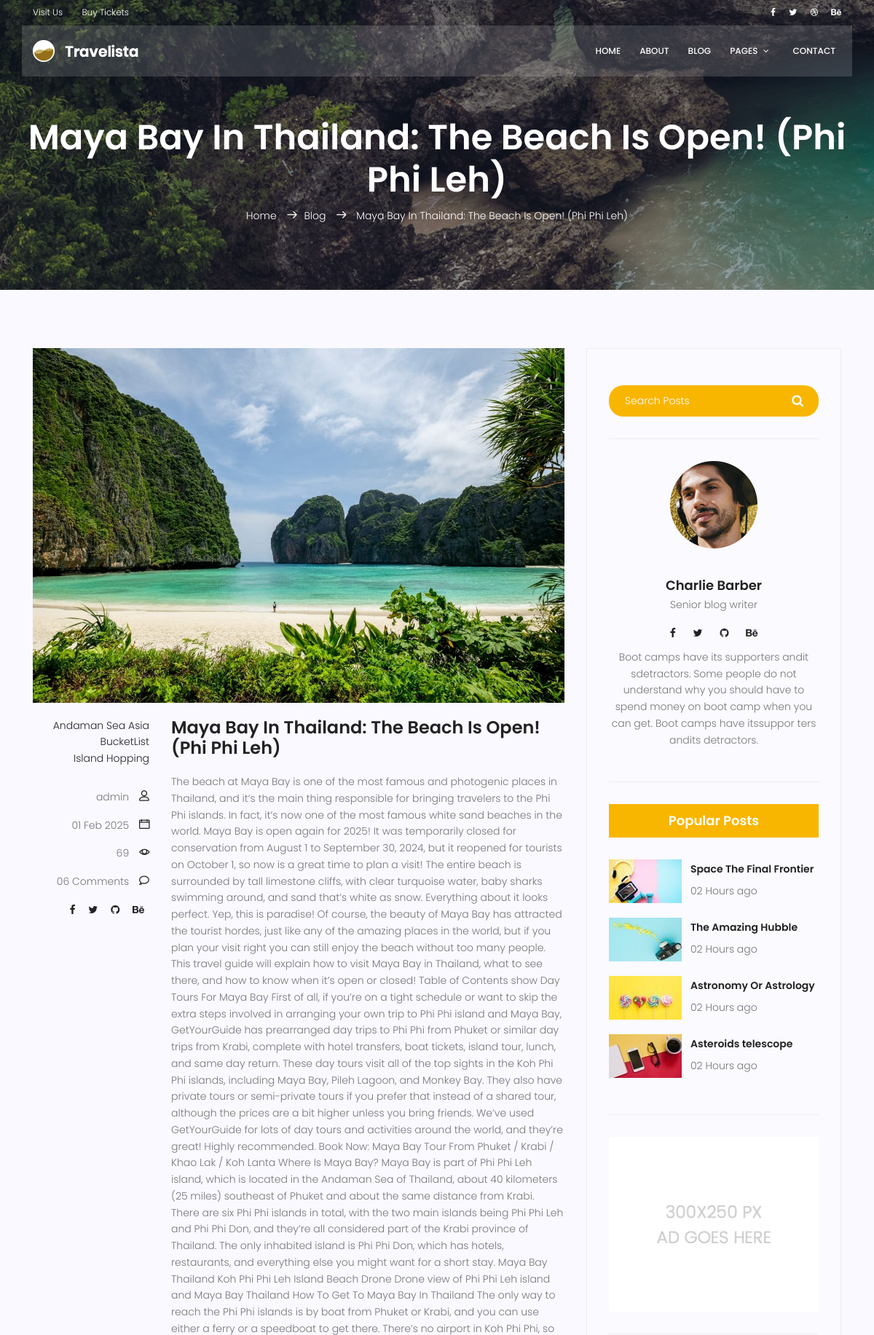
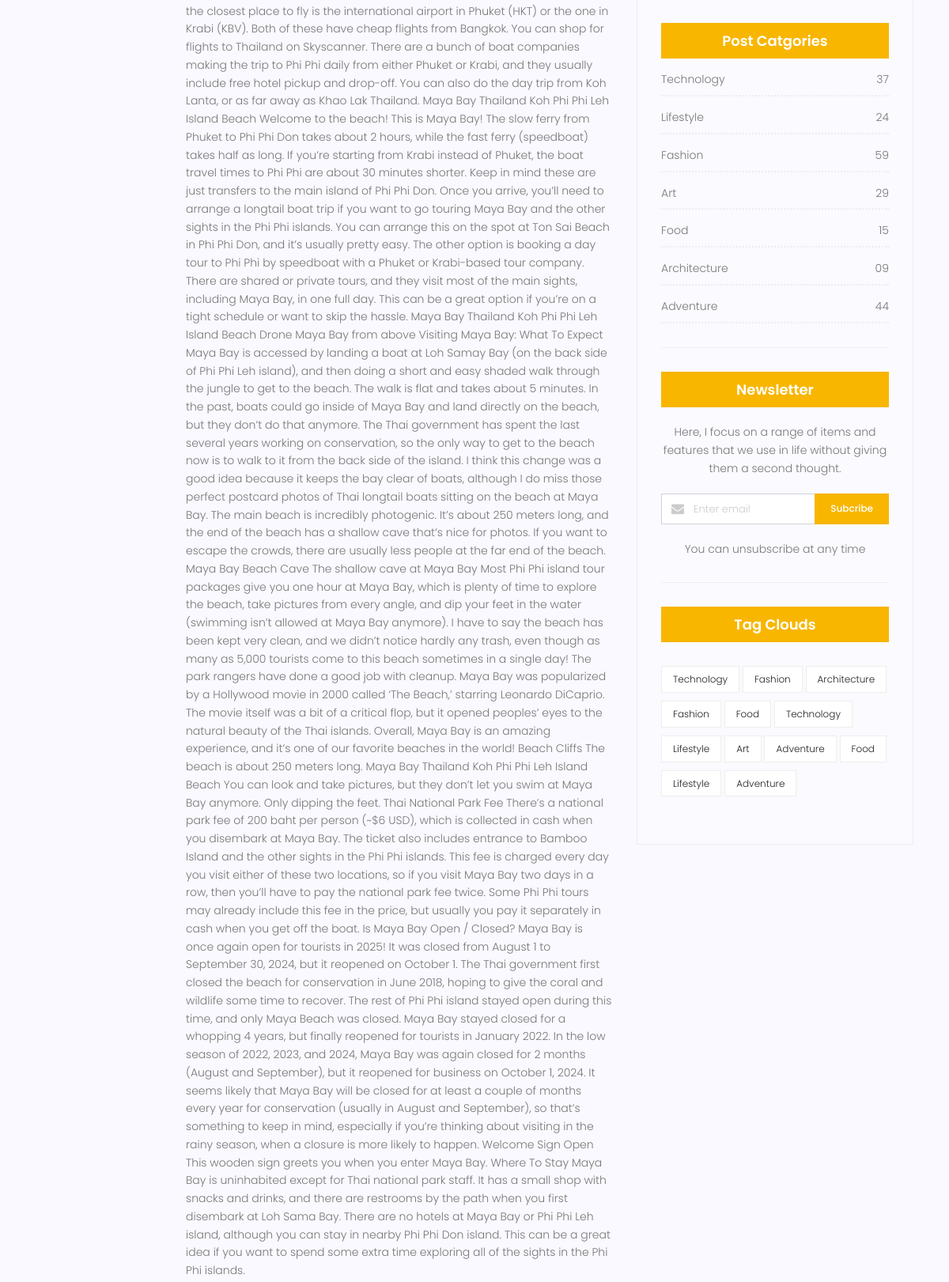
Page /blog/1/ (upper part) on the committed database (2 pictures, top to bottom).
### app_blog/models.py (models this page shows, shortened)
class blog(models.Model):
    image = models.ImageField(upload_to='blog', default='blog/blog_default.jpg')
    author = models.ForeignKey(User, on_delete=models.SET_NULL, null=True)
    title = models.CharField(max_length=255)
    content = models.TextField()
    category = models.ManyToManyField(category)
    counted_views = models.IntegerField(default=0)
    status = models.BooleanField(default=False)
    published_date = models.DateTimeField(null=True)
    created_date = models.DateField(auto_now_add=True)
    updated_date = models.DateTimeField(auto_now=True)

class category(models.Model):
    name = models.CharField(max_length=150, null=False)
    def __str__(self):
        return self.name

### app_blog/views.py (the view)
# urls.py: path('blog/<int:blog_id>/', views.blog_detail, name='blog_detail'),
def blog_detail(request, blog_id):
    post = get_object_or_404(models.blog, pk=blog_id)
    if post:
        post.counted_views += 1
        post.save()
        post_next = models.blog.objects.filter(published_date__gt=post.published_date).order_by('published_date').first()
        post_prev = models.blog.objects.filter(published_date__lt=post.published_date).order_by('-published_date').first()
        context = {
            'post': post,
            'post_next': post_next,
            'post_prev': post_prev,
            }
        return render(request, 'app_blog/blog-single.html', context)
    else:
        context = {'post': None}
        return HttpResponse('Blog not found', status=404, content=context)

### app_blog/templates/app_blog/blog-single.html (shortened to what this page needs)
{% extends 'app_blog/base.html' %}
{% load static %}
{% block content %}
			<section class="relative about-banner">
				<div class="overlay overlay-bg"></div>
				<div class="container">
					<div class="row d-flex align-items-center justify-content-center">
						<div class="about-content col-lg-12">
							<h1 class="text-white">
								{{post.title}}
							</h1>
							<p class="text-white link-nav"><a href="{% url 'app_blog:home' %}">Home </a>  <span class="lnr lnr-arrow-right"></span><a href="{% url 'app_blog:blog_home' %}">Blog </a> <span class="lnr lnr-arrow-right"></span> <a href="{% url 'app_blog:blog_detail' post.id  %}">{{ post.title }}</a></p>
						</div>
					</div>
				</div>
			</section>
			<section class="post-content-area single-post-area">
				<div class="container">
					<div class="row">
						<div class="col-lg-8 posts-list">
							<div class="single-post row">
								<div class="col-lg-12">
									<div class="feature-img">
										<img class="img-fluid" src="{{ post.image.url }}" alt="">
									</div>
								</div>
								<div class="col-lg-3  col-md-3 meta-details">
									<ul class="tags">
										{% for tag in post.category.all %}
											<li><a href="#">{{tag}}</a></li>
										{% endfor %}
									</ul>
									<div class="user-details row">
										<p class="user-name col-lg-12 col-md-12 col-6"><a href="#">{{post.author}}</a> <span class="lnr lnr-user"></span></p>
										<p class="date col-lg-12 col-md-12 col-6"><a href="#">{{post.published_date|date:"d M Y"}}</a> <span class="lnr lnr-calendar-full"></span></p>
										<p class="view col-lg-12 col-md-12 col-6"><a href="#">{{post.counted_views}}</a> <span class="lnr lnr-eye"></span></p>
										<p class="comments col-lg-12 col-md-12 col-6"><a href="#">06 Comments</a> <span class="lnr lnr-bubble"></span></p>
										<ul class="social-links col-lg-12 col-md-12 col-6">
											<li><a href="#"><i class="fa fa-facebook"></i></a></li>
											<li><a href="#"><i class="fa fa-twitter"></i></a></li>
											<li><a href="#"><i class="fa fa-github"></i></a></li>
											<li><a href="#"><i class="fa fa-behance"></i></a></li>
										</ul>
									</div>
								</div>
								<div class="col-lg-9 col-md-9">
									<h3 class="mt-20 mb-20">{{post.title}}</h3>
									<p class="excert">
										{{post.content}}
									</p>
								</div>
							</div>
						</div>
						<div class="col-lg-4 sidebar-widgets">
							<div class="widget-wrap">
								<div class="single-sidebar-widget search-widget">
									<form class="search-form" action="#">
			                            <input placeholder="Search Posts" name="search" type="text" onfocus="this.placeholder = ''" onblur="this.placeholder = 'Search Posts'" >
			                            <button type="submit"><i class="fa fa-search"></i></button>
			                        </form>
								</div>
								{% include 'app_blog/user-info.html' %}
								<div class="single-sidebar-widget popular-post-widget">
									<h4 class="popular-title">Popular Posts</h4>
									<div class="popular-post-list">
										<div class="single-post-list d-flex flex-row align-items-center">
											<div class="thumb">
												<img class="img-fluid" src="{% static 'app_blog/img/blog/pp1.jpg' %}" alt="">
											</div>
											<div class="details">
												<a href="blog-single.html"><h6>Space The Final Frontier</h6></a>
												<p>02 Hours ago</p>
											</div>
										</div>
										<div class="single-post-list d-flex flex-row align-items-center">
											<div class="thumb">
												<img class="img-fluid" src="{% static 'app_blog/img/blog/pp2.jpg' %}" alt="">
											</div>
											<div class="details">
												<a href="blog-single.html"><h6>The Amazing Hubble</h6></a>
												<p>02 Hours ago</p>
											</div>
										</div>
										<div class="single-post-list d-flex flex-row align-items-center">
											<div class="thumb">
												<img class="img-fluid" src="{% static 'app_blog/img/blog/pp3.jpg' %}" alt="">
											</div>
											<div class="details">
												<a href="blog-single.html"><h6>Astronomy Or Astrology</h6></a>
												<p>02 Hours ago</p>
											</div>
										</div>
										<div class="single-post-list d-flex flex-row align-items-center">
											<div class="thumb">
												<img class="img-fluid" src="{% static 'app_blog/img/blog/pp4.jpg' %}" alt="">
											</div>
											<div class="details">
												<a href="blog-single.html"><h6>Asteroids telescope</h6></a>
												<p>02 Hours ago</p>
											</div>
										</div>
									</div>
								</div>
								<div class="single-sidebar-widget ads-widget">
									<a href="#"><img class="img-fluid" src="{% static 'app_blog/img/blog/ads-banner.jpg' %}" alt=""></a>
								</div>
								<div class="single-sidebar-widget post-category-widget">
									<h4 class="category-title">Post Catgories</h4>
									<ul class="cat-list">
										<li>
											<a href="#" class="d-flex justify-content-between">
												<p>Technology</p>
												<p>37</p>
											</a>
										</li>
										<li>
											<a href="#" class="d-flex justify-content-between">
												<p>Lifestyle</p>
												<p>24</p>
											</a>
										</li>
										<li>
											<a href="#" class="d-flex justify-content-between">
												<p>Fashion</p>
												<p>59</p>
											</a>
										</li>
										<li>
											<a href="#" class="d-flex justify-content-between">
												<p>Art</p>
												<p>29</p>
											</a>
										</li>
										<li>
											<a href="#" class="d-flex justify-content-between">
												<p>Food</p>
												<p>15</p>
											</a>
										</li>
										<li>
											<a href="#" class="d-flex justify-content-between">
												<p>Architecture</p>
												<p>09</p>
											</a>
										</li>
										<li>
											<a href="#" class="d-flex justify-content-between">
												<p>Adventure</p>
												<p>44</p>
											</a>
										</li>
									</ul>
								</div>
								<div class="single-sidebar-widget newsletter-widget">
									<h4 class="newsletter-title">Newsletter</h4>
									<p>
										Here, I focus on a range of items and features that we use in life without
										giving them a second thought.
									</p>
									<div class="form-group d-flex flex-row">
									   <div class="col-autos">
									      <div class="input-group">
									        <div class="input-group-prepend">
									          <div class="input-group-text"><i class="fa fa-envelope" aria-hidden="true"></i>
											</div>
									        </div>
									        <input type="text" class="form-control" id="inlineFormInputGroup" placeholder="Enter email" onfocus="this.placeholder = ''" onblur="this.placeholder = 'Enter email'" >
									      </div>
									    </div>
									    <a href="#" class="bbtns">Subcribe</a>
									</div>
									<p class="text-bottom">
										You can unsubscribe at any time
									</p>
								</div>
								<div class="single-sidebar-widget tag-cloud-widget">
									<h4 class="tagcloud-title">Tag Clouds</h4>
									<ul>
										<li><a href="#">Technology</a></li>
										<li><a href="#">Fashion</a></li>
										<li><a href="#">Architecture</a></li>
										<li><a href="#">Fashion</a></li>
										<li><a href="#">Food</a></li>
										<li><a href="#">Technology</a></li>
										<li><a href="#">Lifestyle</a></li>
										<li><a href="#">Art</a></li>
										<li><a href="#">Adventure</a></li>
										<li><a href="#">Food</a></li>
										<li><a href="#">Lifestyle</a></li>
										<li><a href="#">Adventure</a></li>
									</ul>
								</div>
							</div>
						</div>
					</div>
				</div>
			</section>
{% endblock %}

### rows in the picture
blog: title "Maya Bay In Thailand: The Beach Is Open! (Phi Phi Leh)", image (picture), author "admin", published_date "01 Feb 2025", counted_views "69", content "The beach at Maya Bay is one of the most famous and photogenic places in Thailand, and it’s the main thing responsible for bringing travelers to the Phi Phi islands. In fact, it’s now one of the most famous white sand beaches in the world. Maya Bay is open again for 2025! It was temporarily closed for conservation from August 1 to September 30, 2024, but it reopened for tourists on October 1, so now is a great time to plan a visit! The entire beach is surrounded by tall limestone cliffs, with clear turquoise water, baby sharks swimming around, and sand that’s white as snow. Everything about it looks perfect. Yep, this is paradise! Of course, the beauty of Maya Bay has attracted the tourist…"
category: name "Andaman Sea"
category: name "Asia"
category: name "BucketList"
category: name "Island Hopping"
